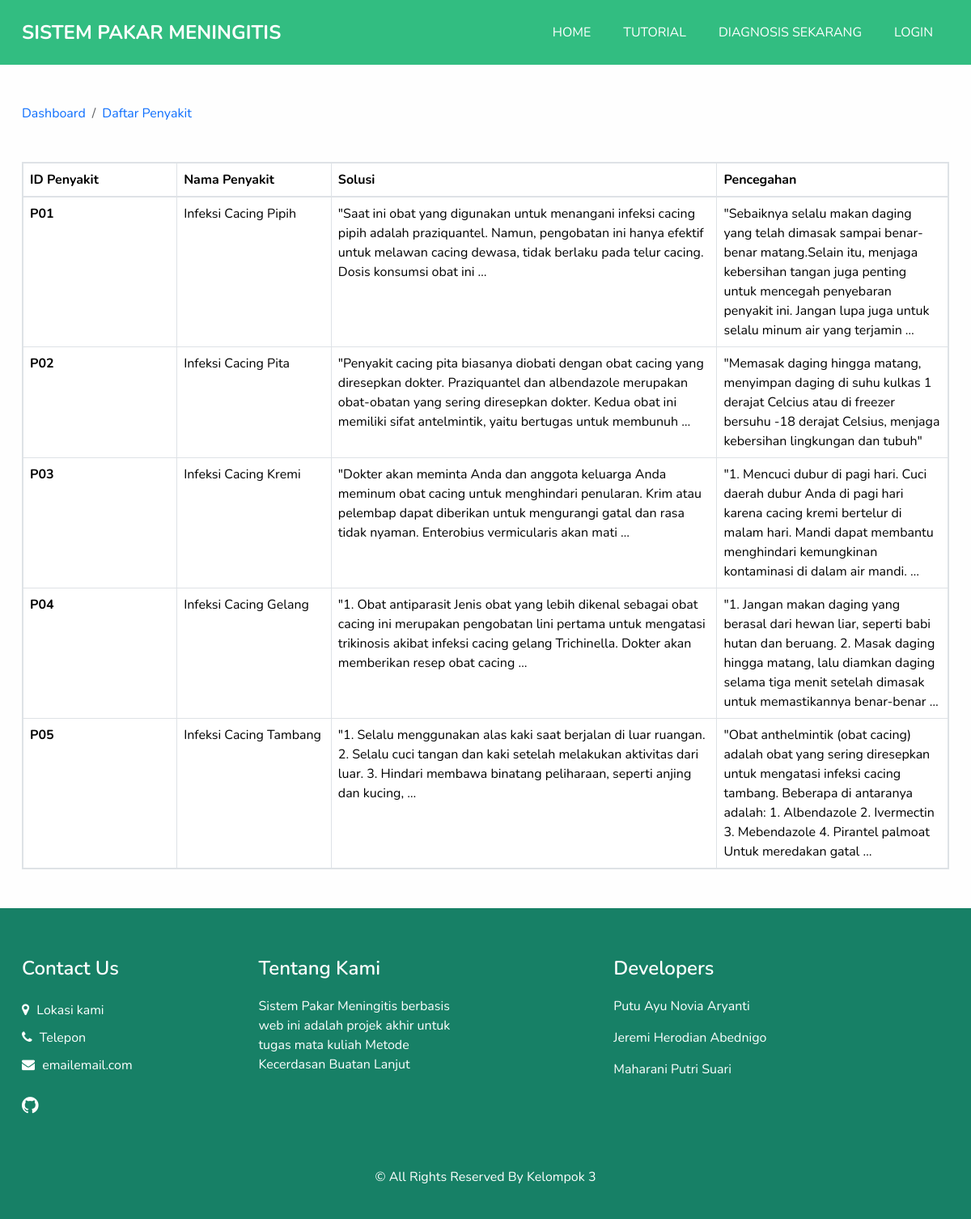
/penyakit/, run on an earlier commit of the app's database.
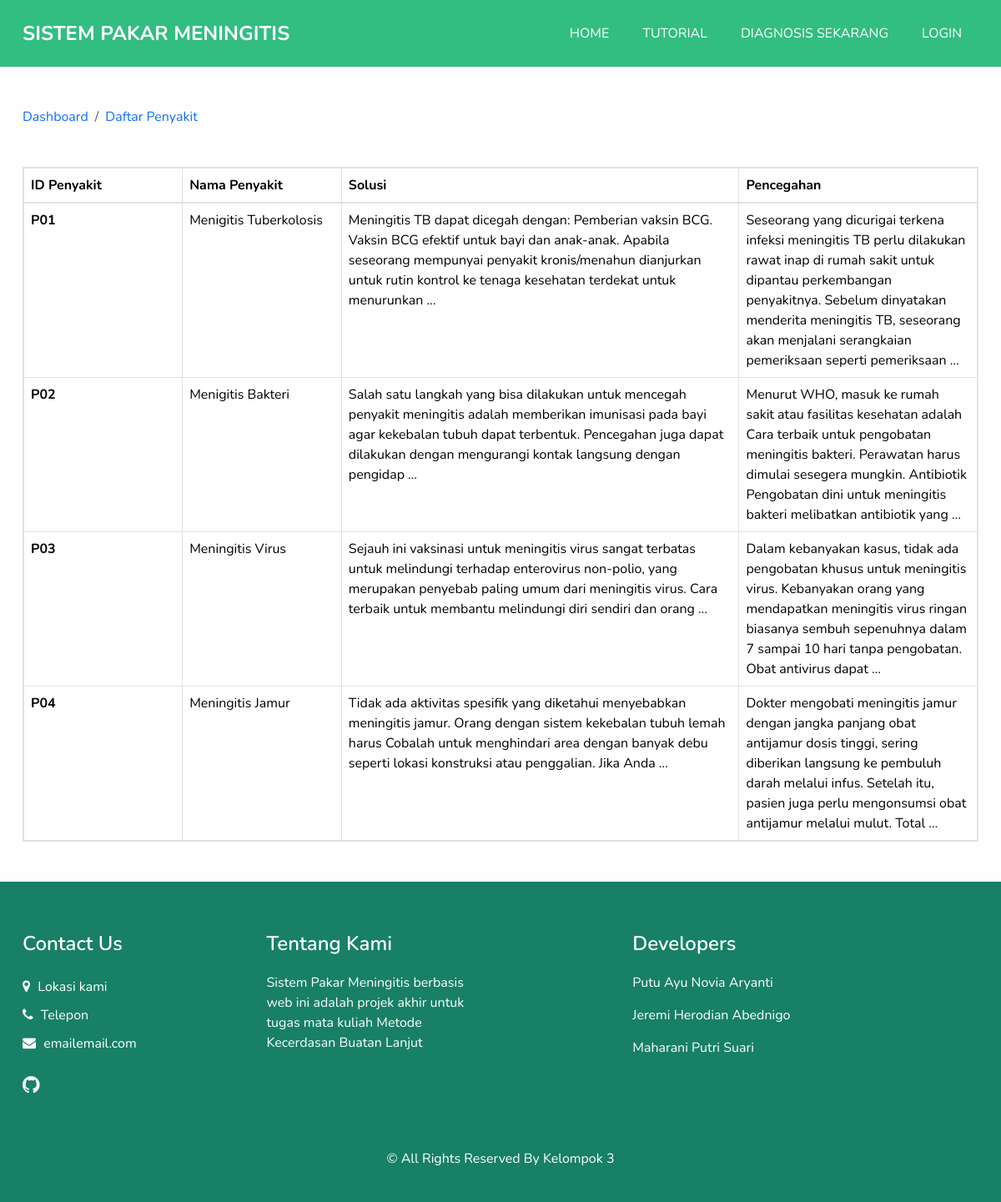
And on a later commit of the database.
### DomainPakar/models.py (models this page shows, shortened)
class Penyakit(models.Model):
    IDPenyakit = models.CharField(max_length=4, null=True, blank=True)
    NamaPenyakit = models.CharField(max_length=100, null=True, blank=True)
    Definisi = models.TextField(null=True, blank=True)
    Solusi = models.TextField(null=True, blank=True)
    Pencegahan = models.TextField(null=True, blank=True)
    GejalaPenyakit = models.ManyToManyField(Gejala, blank=True)

### DomainPakar/views.py (the view, shortened to what this page needs)
# urls.py: path('penyakit/', PakarViews.penyakitView),
def penyakitView(request):
    userLogin = request.user.is_authenticated and request.user.is_superuser
    penyakitObj = Penyakit.objects.all()
    gejalaObj = Gejala.objects.all()
    contexts = {
        'login': userLogin,
        'penyakits': penyakitObj,
        'gejalas': gejalaObj
    }
    return render(request=request, context=contexts, template_name='penyakit.html')

### DomainPakar/templates/penyakit.html (shortened to what this page needs)
{% extends 'base2.html' %}
{% block content %}
<div class="container">
     <nav class="mt-5" aria-label="breadcrumb">
          <ol class="breadcrumb">
               <li class="breadcrumb-item"><a href="/">Dashboard</a></li>
               <li class="breadcrumb-item text-primary" aria-current="page">Daftar Penyakit</li>
          </ol>
     </nav>
     {% if login %}
     <table class="table my-5 table-bordered table-secondary border-2">
          {% else %}
          <table class="table my-5 table-bordered border-2">
               {% endif %}
               <thead>
                    <tr>
                         <th class="col-2" scope="col">ID Penyakit</th>
                         <th class="col-2" scope="col">Nama Penyakit</th>
                         <th class="col-5" scope="col">Solusi</th>
                         <th class="col-4" scope="col">Pencegahan</th>
                    </tr>
               </thead>
               <tbody>
                    {% for penyakit in penyakits %}
                    <tr>
                         <th scope="row">{{ penyakit.IDPenyakit }}</th>
                         <td>{{ penyakit.NamaPenyakit }}</td>
                         <td>{{ penyakit.Solusi | truncatewords:30 }}</td>
                         <td>{{ penyakit.Pencegahan | truncatewords:30 }}</td>
                    </tr>
                    {% endfor %}
               </tbody>
          </table>
</div>
{% endblock %}

### templates/base2.html (shortened to what this page needs)
{% load static %}
<!doctype html>
<html lang="en">
<head>
  <link rel="stylesheet" href="{% static 'plugins/bootstrap/bootstrap.min.css' %}">
  <link rel="stylesheet" href="{% static 'plugins/icofont/icofont.min.css' %}">
  <link rel="stylesheet" href="{% static 'plugins/slick-carousel/slick/slick.css' %}">
  <link rel="stylesheet" href="{% static 'plugins/slick-carousel/slick/slick-theme.css' %}">
  <link href="https://cdn.jsdelivr.net/npm/bootstrap@5.3.2/dist/css/bootstrap.min.css" rel="stylesheet"
>
  <link rel="stylesheet" href="https://cdn.jsdelivr.net/npm/bootstrap-icons@1.11.1/font/bootstrap-icons.css">
  <link href="{% static 'css/font-awesome.min.css' %}" rel="stylesheet" />
  <link href="{% static 'css/style.css' %}" rel="stylesheet" />
  <link href="{% static 'css/responsive.css' %}" rel="stylesheet" />
</head>
<body>
  <nav class="navbar navbar-expand-lg custom_nav-container" style="background-color: #32bd81; height:80px">
    <div class="container">
      <a class="navbar-brand" href="/">
        {% if user.username == 'admin' %}
        <span>
          Admin
        </span>
        {% else %}
        <span>
          Sistem Pakar Meningitis
        </span>
        {% endif %}
      </a>
      <div class="collapse navbar-collapse" id="navbarmain">
        <ul class="navbar-nav ml-auto">
          {% if login %}
          <li class="nav-item"><a class="nav-link" href="/dashboard">Dashboard</a></li>
          <li class="nav-item me-3"><a class="nav-link" href="/rekam-medis">Riwayat Medis</a></li>
          <ul class="navbar-nav">
            <li class="nav-item dropdown">
              <button class="btn btn-dark dropdown-toggle" data-bs-toggle="dropdown" aria-expanded="false">
                Knowledge Base
              </button>
              <ul class="dropdown-menu dropdown-menu-dark">
                <li><a class="dropdown-item" href="/gejala">Daftar Gejala</a></li>
                <li><a class="dropdown-item" href="/penyakit">Daftar Penyakit</a></li>
                <li><a class="dropdown-item" href="/certain-factor">Nilai CF</a></li>
              </ul>
            </li>
          </ul>
          <li class="nav-item ps-4"><a class="btn btn-danger" href="/logout">logout <i
                class="bi bi-box-arrow-right"></i></a></li>
          {% else %}
          <li class="nav-item active">
            <a class="nav-link" href="/">Home <span class="sr-only">(current)</span></a>
          </li>
          <li class="nav-item">
            <a class="nav-link" href="#tutorial">Tutorial</a>
          </li>
          <li class="nav-item">
            <a class="nav-link" href="/konsultasi">Diagnosis Sekarang</a>
          </li>
          <li class="nav-item">
            <a class="nav-link" href="/login">Login</a>
          </li>
          {% endif %}
        </ul>
      </div>
    </div>
  </nav>
  {% block content %}
  {% endblock %}
  <footer class="footer_section">
    <div class="container">
      <div class="row">
        <div class="col-md-6 col-lg-3 footer_col">
          <div class="footer_contact">
            <h4>
              Contact Us
            </h4>
            <div class="contact_link_box">
              <a href="https://maps.app.goo.gl/vuDkDBfpiahhHCEq7">
                <i class="fa fa-map-marker" aria-hidden="true"></i>
                <span>
                  Lokasi kami
                </span>
              </a>
              <a href="">
                <i class="fa fa-phone" aria-hidden="true"></i>
                <span>
                  Telepon
                </span>
              </a>
              <a href="">
                <i class="fa fa-envelope" aria-hidden="true"></i>
                <span>
                  emailemail.com
                </span>
              </a>
            </div>
          </div>
          <div class="footer_social">
            <a href="">
              <i class="fa fa-github" aria-hidden="true"></i>
            </a>
          </div>
        </div>
        <div class="col-md-6 col-lg-3 footer_col">
          <div class="footer_detail">
            <h4>
              Tentang Kami
            </h4>
            <p>
              Sistem Pakar Meningitis berbasis web ini adalah projek akhir untuk tugas mata kuliah Metode Kecerdasan
              Buatan Lanjut
            </p>
          </div>
        </div>
        <div class="col-md-6 col-lg-3 mx-auto footer_col">
          <div class="footer_link_box">
            <h4>
              Developers
            </h4>
            <div class="footer_links">
              <a class="" href="">
                Putu Ayu Novia Aryanti
              </a>
              <a class="" href="departments.html">
                Jeremi Herodian Abednigo
              </a>
              <a class="" href="doctors.html">
                Maharani Putri Suari
              </a>
            </div>
          </div>
        </div>
      </div>
      <div class="footer-info">
        <p>
          &copy;  All Rights Reserved By Kelompok 3
        </p>
      </div>
    </div>
  </footer>
</body>
</html>
{% load sweetify %}

### static/css/style.css (style rules this page uses)
body { font-family: 'Nunito', sans-serif; color: #000000; background-color: #fefefe; overflow-x: hidden; }
a, a:hover, a:focus { text-decoration: none; }
.navbar-brand span { font-weight: bold; font-size: 24px; color: #ffffff; text-transform: uppercase; }
.custom_nav-container { padding: 0; }
.custom_nav-container .navbar-nav { margin-left: auto; }
.custom_nav-container .navbar-nav .nav-item .nav-link { padding: 5px 20px; color: #ffffff; text-align: center; text-transform: uppercase; border-radius: 5px; -webkit-transition: all 0.3s; transition: all 0.3s; }
.footer_section { background: #178066; color: #ffffff; padding: 60px 0 15px 0; position: relative; }
.footer_section h4 { font-weight: 600; margin-bottom: 20px; }
.footer_section .footer_col { margin-bottom: 30px; }
.footer_section .footer_contact .contact_link_box { display: -webkit-box; display: -ms-flexbox; display: flex; -webkit-box-orient: vertical; -webkit-box-direction: normal; -ms-flex-direction: column; flex-direction: column; }
.footer_section .footer_contact .contact_link_box a { margin: 5px 0; color: #ffffff; }
.footer_section .footer_contact .contact_link_box a i { margin-right: 5px; }
.footer_section .footer_social { display: -webkit-box; display: -ms-flexbox; display: flex; margin-top: 20px; margin-bottom: 10px; }
.footer_section .footer_social a { display: -webkit-box; display: -ms-flexbox; display: flex; -webkit-box-pack: center; -ms-flex-pack: center; justify-content: center; -webkit-box-align: center; -ms-flex-align: center; align-items: center; color: #ffffff; border-radius: 100%; margin-right: 10px; font-size: 24px; }
.footer_section .footer_links { display: -webkit-box; display: -ms-flexbox; display: flex; -ms-flex-wrap: wrap; flex-wrap: wrap; }
.footer_section .footer_links a { display: -webkit-box; display: -ms-flexbox; display: flex; -webkit-box-align: center; -ms-flex-align: center; align-items: center; margin-right: 15px; margin-bottom: 15px; color: #ffffff; }
.footer_section .footer-info { text-align: center; }
.footer_section .footer-info p { color: #ffffff; padding: 25px 0; margin: 0; }

### static/css/responsive.css (style rules this page uses)
@media (min-width: 1200px) { .container { max-width: 1170px; } }

What changed in the data, as far as the page shows it:
removed Penyakit: IDPenyakit "P05", NamaPenyakit "Infeksi Cacing Tambang", Solusi "\"1. Selalu menggunakan alas kaki saat berjalan di luar ruangan. 2. Selalu cuci tangan dan kaki setelah melakukan aktivitas dari luar. 3. Hindari membawa binatang peliharaan, seperti anjing dan kucing, …", Pencegahan "\"Obat anthelmintik (obat cacing) adalah obat yang sering diresepkan untuk mengatasi infeksi cacing tambang. Beberapa di antaranya adalah: 1. Albendazole 2. Ivermectin 3. Mebendazole 4. Pirantel palmoat Untuk meredakan gatal …"
changed Penyakit: NamaPenyakit "Infeksi Cacing Pipih" → "Menigitis Tuberkolosis"; Solusi "\"Saat ini obat yang digunakan untuk menangani infeksi cacing pipih adalah praziquantel. Namun, pengobatan ini hanya efektif untuk melawan cacing dewasa, tidak berlaku pada telur cacing. Dosis konsumsi obat ini …" → "Meningitis TB dapat dicegah dengan: Pemberian vaksin BCG. Vaksin BCG efektif untuk bayi dan anak-anak. Apabila seseorang mempunyai penyakit kronis/menahun dianjurkan untuk rutin kontrol ke tenaga kesehatan terdekat untuk menurunkan …"; Pencegahan "\"Sebaiknya selalu makan daging yang telah dimasak sampai benar-benar matang.Selain itu, menjaga kebersihan tangan juga penting untuk mencegah penyebaran penyakit ini. Jangan lupa juga untuk selalu minum air yang terjamin …" → "Seseorang yang dicurigai terkena infeksi meningitis TB perlu dilakukan rawat inap di rumah sakit untuk dipantau perkembangan penyakitnya. Sebelum dinyatakan menderita meningitis TB, seseorang akan menjalani serangkaian pemeriksaan seperti pemeriksaan …"
changed Penyakit: NamaPenyakit "Infeksi Cacing Pita" → "Menigitis Bakteri"; Solusi "\"Penyakit cacing pita biasanya diobati dengan obat cacing yang diresepkan dokter. Praziquantel dan albendazole merupakan obat-obatan yang sering diresepkan dokter. Kedua obat ini memiliki sifat antelmintik, yaitu bertugas untuk membunuh …" → "Salah satu langkah yang bisa dilakukan untuk mencegah penyakit meningitis adalah memberikan imunisasi pada bayi agar kekebalan tubuh dapat terbentuk. Pencegahan juga dapat dilakukan dengan mengurangi kontak langsung dengan pengidap …"; Pencegahan "\"Memasak daging hingga matang, menyimpan daging di suhu kulkas 1 derajat Celcius atau di freezer bersuhu -18 derajat Celsius, menjaga kebersihan lingkungan dan tubuh\"" → "Menurut WHO, masuk ke rumah sakit atau fasilitas kesehatan adalah Cara terbaik untuk pengobatan meningitis bakteri. Perawatan harus dimulai sesegera mungkin. Antibiotik Pengobatan dini untuk meningitis bakteri melibatkan antibiotik yang …"
changed Penyakit: NamaPenyakit "Infeksi Cacing Kremi" → "Meningitis Virus"; Solusi "\"Dokter akan meminta Anda dan anggota keluarga Anda meminum obat cacing untuk menghindari penularan. Krim atau pelembap dapat diberikan untuk mengurangi gatal dan rasa tidak nyaman. Enterobius vermicularis akan mati …" → "Sejauh ini vaksinasi untuk meningitis virus sangat terbatas untuk melindungi terhadap enterovirus non-polio, yang merupakan penyebab paling umum dari meningitis virus. Cara terbaik untuk membantu melindungi diri sendiri dan orang …"; Pencegahan "\"1. Mencuci dubur di pagi hari. Cuci daerah dubur Anda di pagi hari karena cacing kremi bertelur di malam hari. Mandi dapat membantu menghindari kemungkinan kontaminasi di dalam air mandi. …" → "Dalam kebanyakan kasus, tidak ada pengobatan khusus untuk meningitis virus. Kebanyakan orang yang mendapatkan meningitis virus ringan biasanya sembuh sepenuhnya dalam 7 sampai 10 hari tanpa pengobatan. Obat antivirus dapat …"
changed Penyakit: NamaPenyakit "Infeksi Cacing Gelang" → "Meningitis Jamur"; Solusi "\"1. Obat antiparasit Jenis obat yang lebih dikenal sebagai obat cacing ini merupakan pengobatan lini pertama untuk mengatasi trikinosis akibat infeksi cacing gelang Trichinella. Dokter akan memberikan resep obat cacing …" → "Tidak ada aktivitas spesifik yang diketahui menyebabkan meningitis jamur. Orang dengan sistem kekebalan tubuh lemah harus Cobalah untuk menghindari area dengan banyak debu seperti lokasi konstruksi atau penggalian. Jika Anda …"; Pencegahan "\"1. Jangan makan daging yang berasal dari hewan liar, seperti babi hutan dan beruang. 2. Masak daging hingga matang, lalu diamkan daging selama tiga menit setelah dimasak untuk memastikannya benar-benar …" → "Dokter mengobati meningitis jamur dengan jangka panjang obat antijamur dosis tinggi, sering diberikan langsung ke pembuluh darah melalui infus. Setelah itu, pasien juga perlu mengonsumsi obat antijamur melalui mulut. Total …"
